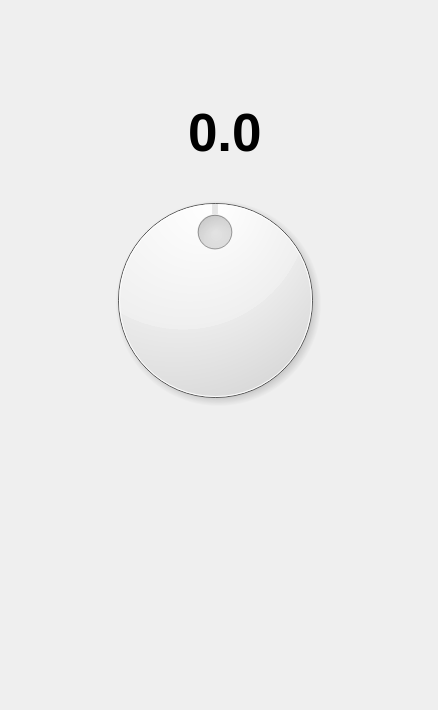
<?xml version="1.0" encoding="UTF-8"?>
<ui version="4.0">
 <class>HeadingSetpWidget</class>
 <widget class="QWidget" name="HeadingSetpWidget">
  <property name="geometry">
   <rect>
    <x>0</x>
    <y>0</y>
    <width>438</width>
    <height>710</height>
   </rect>
  </property>
  <widget class="QDial" name="dial">
   <property name="geometry">
    <rect>
     <x>70</x>
     <y>180</y>
     <width>290</width>
     <height>240</height>
    </rect>
   </property>
   <property name="autoFillBackground">
    <bool>false</bool>
   </property>
   <property name="minimum">
    <number>0</number>
   </property>
   <property name="maximum">
    <number>3600</number>
   </property>
   <property name="value">
    <number>1800</number>
   </property>
   <property name="orientation">
    <enum>Qt::Vertical</enum>
   </property>
   <property name="wrapping">
    <bool>true</bool>
   </property>
  </widget>
  <widget class="QLineEdit" name="leHead">
   <property name="geometry">
    <rect>
     <x>110</x>
     <y>105</y>
     <width>231</width>
     <height>54</height>
    </rect>
   </property>
   <property name="font">
    <font>
     <pointsize>40</pointsize>
     <weight>75</weight>
     <bold>true</bold>
    </font>
   </property>
   <property name="styleSheet">
    <string notr="true">background-color: transparent;
border-width:0;
border-style:outset;</string>
   </property>
   <property name="text">
    <string>0.0</string>
   </property>
   <property name="alignment">
    <set>Qt::AlignCenter</set>
   </property>
   <property name="readOnly">
    <bool>true</bool>
   </property>
  </widget>
  <widget class="QPushButton" name="pbAdd">
   <property name="geometry">
    <rect>
     <x>243</x>
     <y>465</y>
     <width>88</width>
     <height>36</height>
    </rect>
   </property>
   <property name="styleSheet">
    <string notr="true">background-color: transparent;
border-width:0;
border-style:outset;</string>
   </property>
   <property name="text">
    <string/>
   </property>
  </widget>
  <widget class="QPushButton" name="pbOK">
   <property name="geometry">
    <rect>
     <x>122</x>
     <y>595</y>
     <width>88</width>
     <height>36</height>
    </rect>
   </property>
   <property name="styleSheet">
    <string notr="true">background-color: transparent;
border-width:0;
border-style:outset;</string>
   </property>
   <property name="text">
    <string/>
   </property>
  </widget>
  <widget class="QPushButton" name="pbReduce">
   <property name="geometry">
    <rect>
     <x>122</x>
     <y>466</y>
     <width>88</width>
     <height>36</height>
    </rect>
   </property>
   <property name="styleSheet">
    <string notr="true">background-color: transparent;
border-width:0;
border-style:outset;</string>
   </property>
   <property name="text">
    <string/>
   </property>
  </widget>
  <widget class="QPushButton" name="pbCancel">
   <property name="geometry">
    <rect>
     <x>243</x>
     <y>595</y>
     <width>88</width>
     <height>36</height>
    </rect>
   </property>
   <property name="styleSheet">
    <string notr="true">background-color: transparent;
border-width:0;
border-style:outset;</string>
   </property>
   <property name="text">
    <string/>
   </property>
  </widget>
 </widget>
 <resources/>
 <connections/>
</ui>
